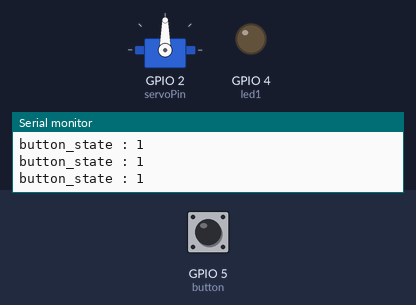
Simulated run of this sketch. Board: ESP32. Shown: servo, output pins drawn as LEDs (lit = HIGH), the last lines printed to the serial monitor. The inputs (shaded band) are chosen by the test bench; at power-on: GPIO 5 (button) HIGH. WiFi joins after 1.5 s; servers stay silent unless stated; pins used as bus, display or sensor lines are not drawn.

Above: at 1.2 s.
1.3 s: GPIO 5 (button) pulled LOW for 0.15 s
At 1.54 s:
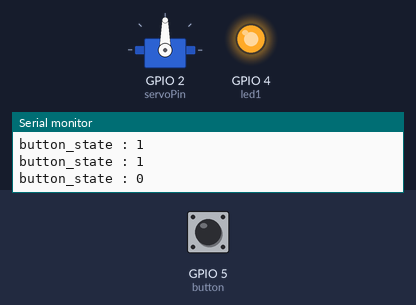
At 4.1 s:
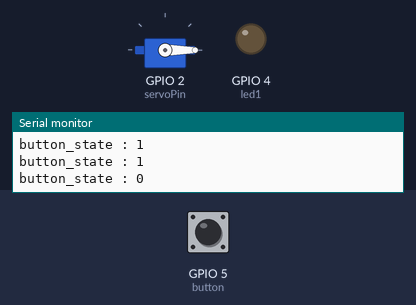
7.1 s: GPIO 5 (button) driven HIGH
8.6 s: GPIO 5 (button) driven LOW
At 9.4 s:
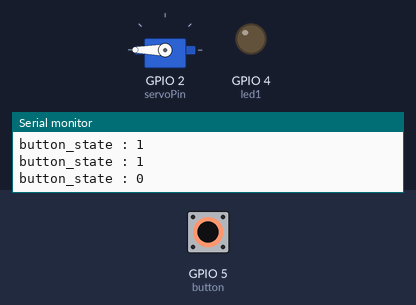
Timing chart, 0 to 11.4 s (numbered marks = the images above; inputs shaded):
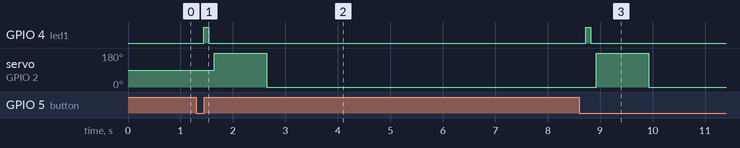

The sketch:

LINE_notify.ino
```cpp
#include <WiFi.h>
#include <Servo.h>
#include <TridentTD_LineNotify.h>

#define LINE_TOKEN "HVsYN8D7zdUdONK1Pcm9LSQVLKY5Susfj9gG0MtJUsl"
char SSID[] = "Somwang";
char PASSWORD[] = "03143681";

int led1 = 4;
int servoPin = 2;
int angle = 0;
#define button 5

int t = 100;

Servo myServo; // Create a Servo object

void Wifi_begin(){
  WiFi.begin(SSID,PASSWORD);
  LINE.setToken(LINE_TOKEN);
}

void setup() {
  Serial.begin(115200);
  pinMode(led1,OUTPUT);
  pinMode(LED_BUILTIN,OUTPUT);
  pinMode(button,INPUT_PULLUP);

  Wifi_begin(); // Call WiFi initialization once

  // Initialize the servo on pin 2
  myServo.attach(servoPin);
}

void loop() {
  digitalWrite(LED_BUILTIN, HIGH);
  delay(10);
  digitalWrite(LED_BUILTIN, LOW);
  delay(10);

  int button_state = digitalRead(button);
  Serial.print("button_state : ");
  Serial.println(button_state);
  delay(t);

  if(button_state == LOW) {
    digitalWrite(led1, 1);
    delay(t);
    digitalWrite(led1, 0);
    delay(t);
    LINE.notify("button is push");
    myServo.write(180);
    delay(1000);
    myServo.write(0);
    delay(5000);
  }
}
```

Measured:
- after the input at 1.3 s, GPIO 4 (led1): LOW → HIGH after 0.14 s, → LOW 0.10 s later; servo on GPIO 2 (servoPin): 90° → 180° after 0.34 s, → 0° 1.0 s later
- after the input at 8.6 s, GPIO 4 (led1): LOW → HIGH after 0.13 s, → LOW 0.10 s later; servo on GPIO 2 (servoPin): 0° → 180° after 0.33 s, → 0° 1.0 s later
